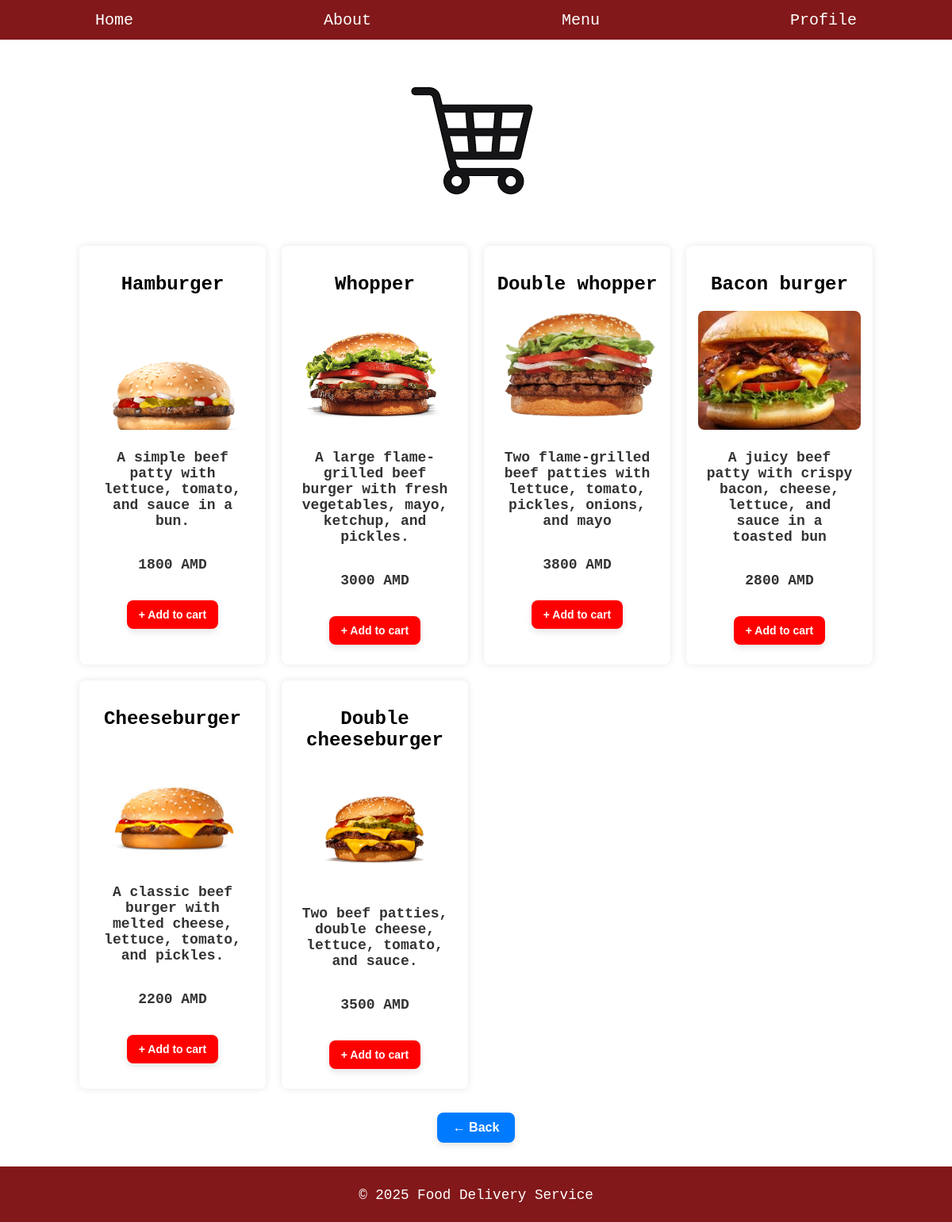
The page /menu/category/burger/ on the database its author committed.
### models.py (models this page shows, shortened)
class Product(db.Model):
    __tablename__ = 'Product'
    id = db.Column(db.Integer, primary_key=True)
    name = db.Column(db.String(80), nullable=False)
    category = db.Column(db.String(80), nullable=False)
    description = db.Column(db.String(120))
    price = db.Column(db.Integer, nullable=False)
    image_path = db.Column(db.String(80), nullable=False)

### app.py (the view)
@app.route('/menu/category/<string:category_name>/')
def category(category_name):
    products = Product.query.filter_by(category=category_name).all()
    return render_template('category.html', products=products)

### templates/category.html (shortened to what this page needs)
{% extends 'base.html' %}
{% block content %}
<a href="{{ url_for('cart') }}"><img src="{{url_for('static', filename='images/shop-cart.png')}}" alt="Shopping cart"></a>
<div class="category-container">
    {% for product in products %}
    <div class="category">
        <div class="product-cart">
            <b><h2>{{product.name}}</h2></b>
            <img class="productimage" src="{{url_for('static', filename='images/Food/' + product.image_path)}}" alt="{{ product.name }}">
            <p>{{product.description}}</p>
            <p class="price">{{product.price}} AMD</p>
            <form action="{{ url_for('add_to_cart', product_id = product.id) }}" method="post">
                <button type="submit" class="add-to-cart" data-product-id="{{ product.id }}">+ Add to cart</button>
            </form>
        </div>
    </div>
    {% endfor %}
</div>
<a href="{{ url_for('menu') }}"><button class="back">&larr; Back</button></a>
{% endblock %}

### templates/base.html (shortened to what this page needs)
<!DOCTYPE html>
<html lang="en">
<head>
    <link rel="stylesheet" href="{{url_for('static', filename='css/style.css')}}">
</head>
<body>
    <header>
        <nav class="menu">
            <ul>
                <li><a href="/">Home</a></li>
                <li><a href="/about/">About</a></li>
                <li><a href="/menu/">Menu</a></li>
                <li><a href="/login/">Profile</a></li>
            </ul>
        </nav>
    </header>
    <main class="main-content">
        {% block content %}
        {% endblock %}
    </main>
    <footer>
        <p>&copy; 2025 Food Delivery Service</p>
    </footer>
</body>
</html>

### static/css/style.css (style rules this page uses)
html, body { height: 100%; margin: 0; display: flex; flex-direction: column; font-family: 'Courier New', Courier; }
.main-content { flex: 1; }
.menu ul { list-style: none; margin: 0; padding: 5px 0; display: flex; justify-content: space-around; align-items: center; background-color: oklch(39.6% 0.141 25.723); height: 40px; }
.menu li { margin: 0 10px; }
.menu a { text-decoration: none; color: #FFFFFF; padding: 5px 10px; border-radius: 20px; font-size: 20px; }
p { font-size: 1.1em; margin-bottom: 15px; text-align: justify; }
.category-container { display: grid; grid-template-columns: repeat(auto-fit, minmax(200px, 1fr)); gap: 20px; max-width: 1000px; margin: 0 auto; }
.category { background: white; padding: 15px; border-radius: 8px; box-shadow: 0 0 10px rgba(0, 0, 0, 0.1); text-align: center; transition: transform 0.3s ease-in-out; }
.category img { width: 100%; height: 150px; object-fit: cover; border-radius: 8px; }
.category p { margin-top: 10px; font-size: 18px; font-weight: bold; color: #333; padding: 10px; text-align: center; flex-grow: 1; }
.productimage { width: 300px; height: 300px; }
footer { background-color: oklch(39.6% 0.141 25.723); color: white; text-align: center; padding: 10px 0; width: 100%; height: 50px; display: flex; align-items: center; justify-content: center; }
.back { background-color: #007BFF; color: white; border: none; border-radius: 8px; margin: 15px; padding: 10px 20px; font-size: 16px; font-weight: bold; cursor: pointer; text-decoration: none; transition: background-color 0.3s ease, box-shadow 0.3s ease; box-shadow: 0 4px 8px rgba(0, 0, 0, 0.1); }
.add-to-cart { background-color: #FF0000; color: white; border: none; border-radius: 8px; padding: 10px 15px; font-size: 14px; font-weight: bold; cursor: pointer; transition: background-color 0.3s ease; box-shadow: 0 4px 8px rgba(0, 0, 0, 0.1); margin: 10px; align-self: stretch; }
a { display: block; text-align: center; margin-top: 15px; margin-bottom: 15px; font-size: 16px; color: #007bff; text-decoration: none; }

### rows shown on the page
Product: name "Hamburger", image_path+name (picture), description "A simple beef patty with lettuce, tomato, and sauce in a bun.", price "1800"
Product: name "Whopper", image_path (picture), description "A large flame-grilled beef burger with fresh vegetables, mayo, ketchup, and pickles.", price "3000"
Product: name "Double whopper", image_path (picture), description "Two flame-grilled beef patties with lettuce, tomato, pickles, onions, and mayo", price "3800"
Product: name "Bacon burger", image_path (picture), description "A juicy beef patty with crispy bacon, cheese, lettuce, and sauce in a toasted bun", price "2800"
Product: name "Cheeseburger", image_path+name (picture), description "A classic beef burger with melted cheese, lettuce, tomato, and pickles.", price "2200"
Product: name "Double cheeseburger", image_path (picture), description "Two beef patties, double cheese, lettuce, tomato, and sauce.", price "3500"
